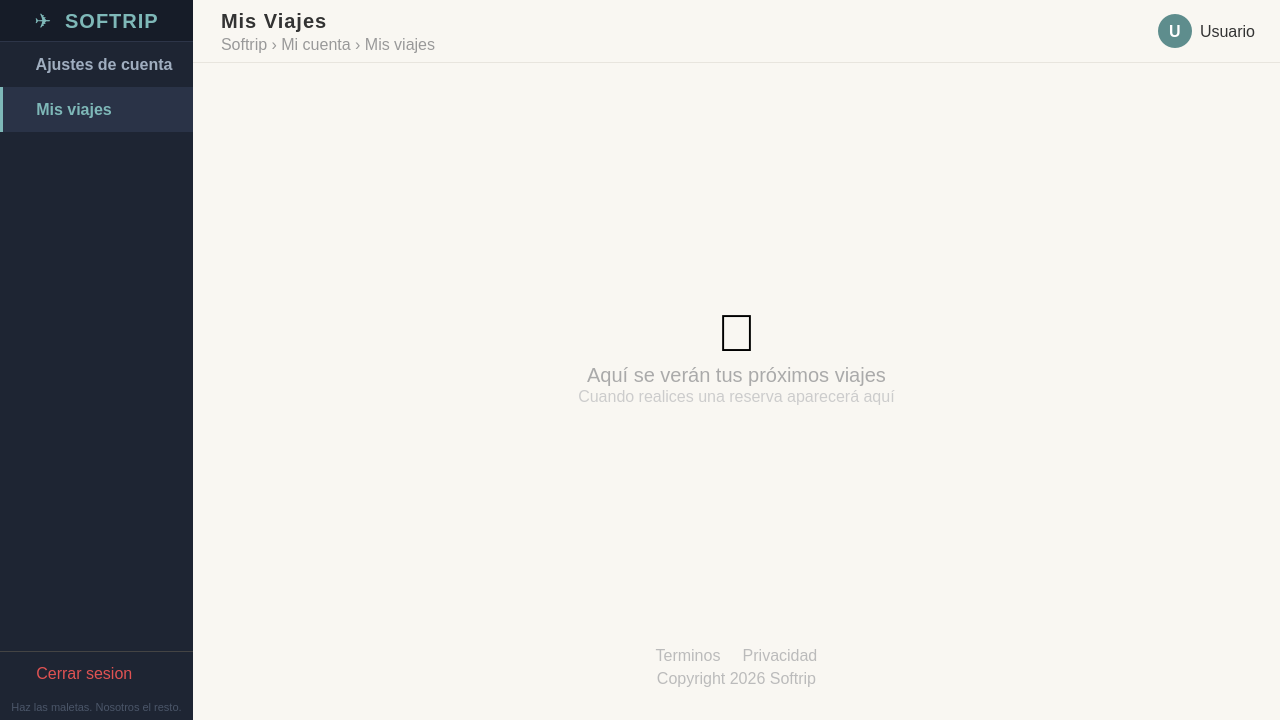
<?xml version="1.0" encoding="UTF-8"?>
<ui version="4.0">
 <class>VentanaMisViajes</class>
 <widget class="QMainWindow" name="VentanaMisViajes">
  <property name="geometry">
   <rect><x>0</x><y>0</y><width>1280</width><height>720</height></rect>
  </property>
  <property name="windowTitle">
   <string>SoftTrip - Mis Viajes</string>
  </property>
  <property name="styleSheet">
   <string notr="true">
QMainWindow { background-color: #1e2533; font-family: "Segoe UI", Arial, sans-serif; }
QWidget { font-family: "Segoe UI", Arial, sans-serif; background-color: #f9f7f2; }
QWidget#centralwidget { background-color: #1e2533; }
QFrame#sidebarFrame { background-color: #1e2533; border-right: none; }
QFrame#logoFrame { background-color: #161c28; border-bottom: 1px solid #2d3548; }
QPushButton#logoBtn {
    font-size: 20px; font-weight: bold; color: #7eb8b8;
    letter-spacing: 1px; background-color: transparent; border: none; padding: 0px;
}
QPushButton#logoBtn:hover { color: #a0d4d4; }
QPushButton#btnNavAjustes, QPushButton#btnNavViajes {
    background: transparent; border: none; border-left: 3px solid transparent;
    text-align: left; padding: 13px 20px; font-size: 16px; font-weight: 500; color: #a0aec0;
}
QPushButton#btnNavAjustes:hover, QPushButton#btnNavViajes:hover {
    background-color: #2a3347; color: #7eb8b8; border-left: 3px solid #7eb8b8;
}
QPushButton#btnNavAjustes:checked, QPushButton#btnNavViajes:checked {
    background-color: #2a3347; color: #7eb8b8; border-left: 3px solid #7eb8b8; font-weight: bold;
}
QPushButton#btnLogout {
    background: transparent; border: none; border-top: 1px solid #444444;
    border-left: 3px solid transparent; text-align: left; padding: 12px 20px;
    font-size: 16px; color: #e05252; margin-top: 4px;
}
QPushButton#btnLogout:hover { background-color: #3a2020; color: #ff7070; border-left: 3px solid #ff7070; }
QLabel#sidebarFooter { font-size: 11px; color: #4a5568; padding: 6px 10px; background-color: transparent; }
QFrame#topbarFrame { background-color: #f9f7f2; border-bottom: 1px solid #e8e5de; }
QLabel#pageTitle { font-size: 20px; font-weight: bold; color: #333333; letter-spacing: 1px; }
QLabel#pageBreadcrumb { font-size: 16px; color: #999999; }
QLabel#avatarLabel {
    background-color: #5e8d8d; color: white; font-weight: bold; font-size: 16px;
    border-radius: 17px; min-width: 34px; max-width: 34px; min-height: 34px; max-height: 34px;
}
QLabel#userNameLabel { font-size: 16px; color: #333333; }
QLabel#placeholderLabel { font-size: 20px; color: #aaaaaa; }
QLabel#placeholderSub { font-size: 16px; color: #cccccc; }
QLabel#footerLinks, QLabel#footerCopy { font-size: 16px; color: #bbbbbb; }
   </string>
  </property>

  <widget class="QWidget" name="centralwidget">
   <layout class="QHBoxLayout" name="rootLayout">
    <property name="spacing"><number>0</number></property>
    <property name="leftMargin"><number>0</number></property>
    <property name="topMargin"><number>0</number></property>
    <property name="rightMargin"><number>0</number></property>
    <property name="bottomMargin"><number>0</number></property>

    <!-- SIDEBAR -->
    <item>
     <widget class="QFrame" name="sidebarFrame">
      <property name="minimumWidth"><number>220</number></property>
      <property name="maximumWidth"><number>220</number></property>
      <layout class="QVBoxLayout" name="sidebarLayout">
       <property name="spacing"><number>0</number></property>
       <property name="leftMargin"><number>0</number></property>
       <property name="topMargin"><number>0</number></property>
       <property name="rightMargin"><number>0</number></property>
       <property name="bottomMargin"><number>0</number></property>

       <item>
        <widget class="QFrame" name="logoFrame">
         <property name="minimumHeight"><number>72</number></property>
         <property name="maximumHeight"><number>72</number></property>
         <layout class="QHBoxLayout" name="logoLayout">
          <item>
           <widget class="QPushButton" name="logoBtn">
            <property name="text"><string>&#x2708;  SOFTRIP</string></property>
            <property name="cursor"><cursorShape>PointingHandCursor</cursorShape></property>
           </widget>
          </item>
         </layout>
        </widget>
       </item>

       <item>
        <widget class="QPushButton" name="btnNavAjustes">
         <property name="text"><string>   Ajustes de cuenta</string></property>
         <property name="checkable"><bool>true</bool></property>
         <property name="cursor"><cursorShape>PointingHandCursor</cursorShape></property>
        </widget>
       </item>
       <item>
        <widget class="QPushButton" name="btnNavViajes">
         <property name="text"><string>   Mis viajes</string></property>
         <property name="checkable"><bool>true</bool></property>
         <property name="checked"><bool>true</bool></property>
         <property name="cursor"><cursorShape>PointingHandCursor</cursorShape></property>
        </widget>
       </item>

       <item>
        <spacer name="sidebarSpacer">
         <property name="orientation"><enum>Qt::Vertical</enum></property>
         <property name="sizeHint" stdset="0"><size><width>20</width><height>40</height></size></property>
        </spacer>
       </item>

       <item>
        <widget class="QPushButton" name="btnLogout">
         <property name="text"><string>   Cerrar sesion</string></property>
         <property name="cursor"><cursorShape>PointingHandCursor</cursorShape></property>
        </widget>
       </item>
       <item>
        <widget class="QLabel" name="sidebarFooter">
         <property name="text"><string>Haz las maletas. Nosotros el resto.</string></property>
         <property name="alignment"><set>Qt::AlignCenter</set></property>
        </widget>
       </item>

      </layout>
     </widget>
    </item>

    <!-- CONTENT -->
    <item>
     <widget class="QFrame" name="contentFrame">
      <layout class="QVBoxLayout" name="contentLayout">
       <property name="spacing"><number>0</number></property>
       <property name="leftMargin"><number>0</number></property>
       <property name="topMargin"><number>0</number></property>
       <property name="rightMargin"><number>0</number></property>
       <property name="bottomMargin"><number>0</number></property>

       <!-- TOPBAR -->
       <item>
        <widget class="QFrame" name="topbarFrame">
         <property name="minimumHeight"><number>64</number></property>
         <property name="maximumHeight"><number>64</number></property>
         <layout class="QHBoxLayout" name="topbarLayout">
          <property name="leftMargin"><number>28</number></property>
          <property name="rightMargin"><number>24</number></property>
          <property name="spacing"><number>8</number></property>
          <item>
           <layout class="QVBoxLayout" name="titleStack">
            <property name="spacing"><number>2</number></property>
            <item>
             <widget class="QLabel" name="pageTitle">
              <property name="text"><string>Mis Viajes</string></property>
             </widget>
            </item>
            <item>
             <widget class="QLabel" name="pageBreadcrumb">
              <property name="text"><string>Softrip › Mi cuenta › Mis viajes</string></property>
             </widget>
            </item>
           </layout>
          </item>
          <item>
           <spacer name="topSpacer">
            <property name="orientation"><enum>Qt::Horizontal</enum></property>
            <property name="sizeHint" stdset="0"><size><width>40</width><height>20</height></size></property>
           </spacer>
          </item>
          <item>
           <widget class="QLabel" name="avatarLabel">
            <property name="text"><string>U</string></property>
            <property name="alignment"><set>Qt::AlignCenter</set></property>
           </widget>
          </item>
          <item>
           <widget class="QLabel" name="userNameLabel">
            <property name="text"><string>Usuario</string></property>
           </widget>
          </item>
         </layout>
        </widget>
       </item>

       <!-- PLACEHOLDER CONTENT -->
       <item>
        <layout class="QVBoxLayout" name="placeholderLayout">
         <property name="leftMargin"><number>48</number></property>
         <property name="topMargin"><number>0</number></property>
         <property name="rightMargin"><number>48</number></property>
         <property name="bottomMargin"><number>32</number></property>
         <property name="spacing"><number>0</number></property>

         <item>
          <spacer>
           <property name="orientation"><enum>Qt::Vertical</enum></property>
           <property name="sizeHint" stdset="0"><size><width>20</width><height>80</height></size></property>
          </spacer>
         </item>

         <item>
          <widget class="QLabel" name="placeholderIcon">
           <property name="text"><string>&#x1F9F3;</string></property>
           <property name="styleSheet"><string>font-size: 52px;</string></property>
           <property name="alignment"><set>Qt::AlignCenter</set></property>
          </widget>
         </item>

         <item>
          <widget class="QLabel" name="placeholderLabel">
           <property name="text"><string>Aquí se verán tus próximos viajes</string></property>
           <property name="alignment"><set>Qt::AlignCenter</set></property>
          </widget>
         </item>

         <item>
          <widget class="QLabel" name="placeholderSub">
           <property name="text"><string>Cuando realices una reserva aparecerá aquí</string></property>
           <property name="alignment"><set>Qt::AlignCenter</set></property>
          </widget>
         </item>

         <item>
          <spacer>
           <property name="orientation"><enum>Qt::Vertical</enum></property>
           <property name="sizeHint" stdset="0"><size><width>20</width><height>80</height></size></property>
          </spacer>
         </item>

         <!-- Footer -->
         <item>
          <layout class="QVBoxLayout" name="footerLayout">
           <property name="spacing"><number>4</number></property>
           <item>
            <widget class="QLabel" name="footerLinks">
             <property name="text"><string>Terminos     Privacidad</string></property>
             <property name="alignment"><set>Qt::AlignCenter</set></property>
            </widget>
           </item>
           <item>
            <widget class="QLabel" name="footerCopy">
             <property name="text"><string>Copyright 2026 Softrip</string></property>
             <property name="alignment"><set>Qt::AlignCenter</set></property>
            </widget>
           </item>
          </layout>
         </item>

        </layout>
       </item>

      </layout>
     </widget>
    </item>

   </layout>
  </widget>
 </widget>
</ui>
